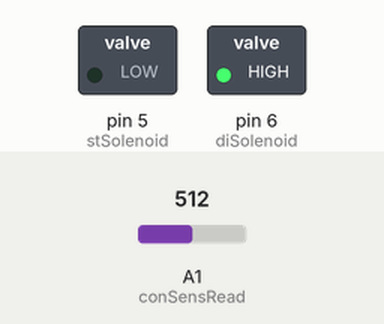
Recording of a sketch running on a simulated Arduino Uno, built with avr-gcc and run on an emulated ATmega328P. On the bench: switched loads named in the sketch (green lamp = pin HIGH). The test bench sets the inputs (shaded band); at power-on: A1 (conSensRead) = 512. Pins used as bus, display or sensor lines are not drawn.

Above: at 1.7 s.
1.8 s: A1 (conSensRead) set to 306
At 2.7 s:
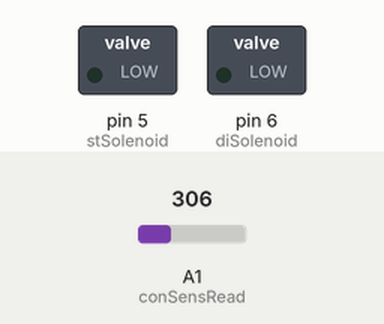
At 13.7 s:
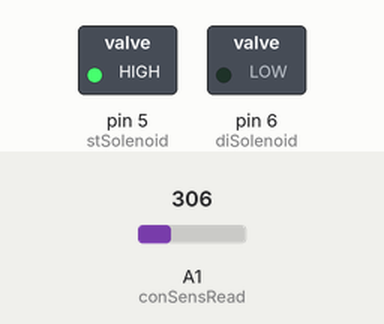
15.3 s: A1 (conSensRead) set to 471
26.4 s: A1 (conSensRead) set to 497
At 27.5 s:
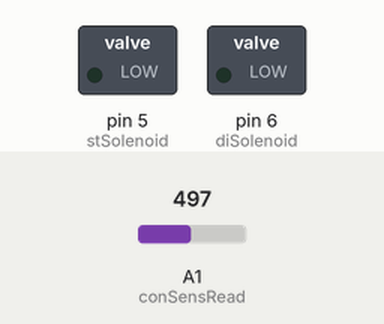
Timing chart, 0 to 29.4 s (numbered marks = the images above; inputs shaded):
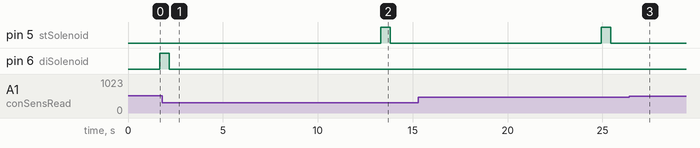

Measured:
- the behaviour switches between 488 and 489 on A1 (conSensRead) (found by bisection; images 2 and 3)
- after the input at 1.8 s, pin 5 (stSolenoid): LOW → HIGH after 11.5 s, → LOW 0.50 s later; pin 6 (diSolenoid): goes on until 2.2 s, then stays LOW
- after the input at 26.4 s, pin 5 (stSolenoid): stays LOW (without the input it goes to HIGH after 10.2 s)

The sketch:

simple_salt_check.ino
```cpp
/*
 Name:		simple_salt_check.ino
 Created:	7/17/2018 12:28:34 PM
 Author:	James, Brandon, and Bryce
*/

/*libraries/ lcd setup*/
#include <SoftwareSerial.h>
SoftwareSerial LCD(3, 2);


			/*Pin Vars*/
const byte conSensPower = 8;	//power on control for the conductivity sensor
const byte conSensRead = 1;		//reads the conductivity sensor
const byte diSolenoid = 6;		//valve for di water
const byte stSolenoid = 5;		//valve for salty water

			/*User Defined Settings*/

const byte	threeStDev = 5;	//holds 3 times the standard deviation, this is calculated and set by the user
const float saltySetpoint = 0.09;	//holds the salinity (in fractional form) that the user wants to mantain

								/*Vars that change*/

int sLCL;			//holds the lower control limit
int sUCL;			//holds the upper control limit
int setSaltAnalog;	//holds the salt setpoint in analog
int conCheck;		//var to hold conductivity reading

				// the setup function runs once when you press reset or power the board
void setup() {

			/*Pinmodes*/
	pinMode(stSolenoid, OUTPUT);
	pinMode(diSolenoid, OUTPUT);

	/*Get setpoint and control limits*/

	setSaltAnalog = (fracSlatToAn(saltySetpoint));	//converts the user setpoint to analog for the computer to read
	sUCL = (setSaltAnalog + threeStDev);	//set ulc to setpoint plus 3 std
	sLCL = (setSaltAnalog - threeStDev);	//set lcl to setpoint minus 3 std

											/*LCD Setup*/
	LCD.begin(9600); delay(500);		// set data rate to 9600 baud; wait for bootup
	LCD.write(254);  LCD.write(1);		// clear screen & move to top left position
	LCD.write(254);  LCD.write(132);	// move cursor to row 1, position 4
	LCD.write("LCL");					// write a text string starting at (1,4)
	LCD.write(254);  LCD.write(139);	// move cursor to row 1, position 11
	LCD.write("SP");					// write a text string starting at (1,11)
	LCD.write(254);  LCD.write(144);	// move cursor to row 1, position 16
	LCD.write("UCL");					// write a text string starting at (1,16)

	LCD.write(254);  LCD.write(192);	// move cursor to row 2, position 0
	LCD.write("S:");					// write a text string starting at (2,0)
	LCD.write(254);  LCD.write(195);	// move cursor to row 2, position 3
	LCD.print(anSaltToFrac(sLCL), 2);	// write a text string starting at (2,3)
	LCD.write(254);  LCD.write(201);	// move cursor to row 2, position 9
	LCD.print(saltySetpoint, 2);		// write a text string starting at (2,9)
	LCD.write(254);  LCD.write(207);	// move cursor to row 2, position 15
	LCD.print(anSaltToFrac(sUCL), 2);	// write a text string starting at (2,15)

	LCD.write(254);  LCD.write(148);	// move cursor to row 3, position 0
	LCD.write("T:");					// write a text string starting at (3,0)
	LCD.write(254);  LCD.write(152);	// move cursor to row 3, position 4
	//LCD.print(tempinC(LCL), 1);		// write a text string starting at (3,4)
	LCD.write(254);  LCD.write(158);	// move cursor to row 3, position 10
	//LCD.print(tempinC(setpoint), 1);	// write a text string starting at (3,10)
	LCD.write(254);  LCD.write(164);	// move cursor to row 3, position 16
	//LCD.print(tempinC(UCL), 1);		// write a text string starting at (3,16)


	Serial.print(9600);

	Serial.print("Frac setpoint	= ");	Serial.print(saltySetpoint);	Serial.print("	An setpoint = ");	Serial.println(setSaltAnalog);
	Serial.print("An sUCL = ");	Serial.print(sUCL);		Serial.print("	Frac sUCL = ");	Serial.println((anSaltToFrac(sUCL)),6);
	Serial.print("An sLCL = ");	Serial.print(sLCL);		Serial.print("	Frac sLCL = ");	Serial.println((anSaltToFrac(sLCL)),6);

	/*pinmodes*/
	pinMode(conSensPower, OUTPUT);
	pinMode(conSensRead, INPUT);

}

// the loop function runs over and over again until power down or reset
void loop() {

	conCheck = conSensGet(1);	//test on point and return the value

	Serial.println(anSaltToFrac(conCheck),6);

	LCD.write(254); LCD.write(212);			// move cursor to row 3, position 0
	LCD.write("S=");						// write text to row 3, position 0
	LCD.write(254); LCD.write(214);			// move cursor to row 3, position 5
	LCD.print(anSaltToFrac(conCheck), 2);   // write text to row 3, position 5
	LCD.write(254); LCD.write(220);			// move cursor to row 3, position 10
	LCD.write("T=");						// write text to row 3, position 10
	LCD.write(254); LCD.write(222);			// move cursor to row 3, position 10
	//LCD.write(tempinC, 1);				// write text to row 3, position 10
	LCD.write(254); LCD.write(227);			// move cursor to row 3, position 10
	LCD.write("H=");						// write text to row 3, position 10
	LCD.write(254); LCD.write(229);			// move cursor to row 3, position 10
	LCD.write("ON");						// write text to row 3, position 10

	if (conCheck > sUCL)
	{
		openSolenoid(diSolenoid);
		delay(500);
		closeSolenoid(diSolenoid);
	}
	else if (conCheck < sLCL)
	{
		openSolenoid(stSolenoid);
		delay(500);
		closeSolenoid(stSolenoid);
	}
	delay(10000);
	Serial.println("10 seconds has passed!");
}

//auto pulses the sensor and gets the avd of a set amount of readings
int conSensGet(int checkCount)
{

	long int conAvd;	//var to hold the total of the checks

	for (int i = 0; i < checkCount; i++)
	{
		digitalWrite(conSensPower, HIGH);		//turns on the sensor power on
		delay(100);								//wait 0.1 sec
		conCheck = analogRead(conSensRead);		//read the conductivity and assign it it the var
		digitalWrite(conSensPower, LOW);		//turn off sensor power

		conAvd += conCheck;	//adds the totals of the check together to average them later

							/*Serial Prints*/
		//Serial.print("Check # = ");
		//Serial.print(i);

		//Serial.print("	conductivity reading = ");
		//Serial.print(conCheck);

		//Serial.print("	conAvd total = ");
		//Serial.print(conAvd);

		/*delay at end*/
		delay(1000);	//wait a sec
	}

	conAvd = (conAvd / checkCount);	//divide by the number of tests

	Serial.print("salinity = ");
	Serial.println(conAvd);

	return(conAvd);	//returns an average

}

//converts fractional salt to analog salt
int fracSlatToAn(float saltFrac)
{

	saltFrac = 78.445*log(saltFrac) + 683.48;

	return(saltFrac);	//returns the fractional salt in analog form
}

//converts analog salt to a fractional salt
float anSaltToFrac(float saltAn)
{

	saltAn = pow(EULER, (8*(25*saltAn-17087))/15689);	//computes frac value from the input AnVal

	return(saltAn);		//returns analog salt as a fraction
}

byte openSolenoid(byte whichSol)
{
	Serial.println("Enter Open Solenoid Function");
	digitalWrite(whichSol, HIGH);
	Serial.println("Exit Open Solenoid Function");
}

byte closeSolenoid(byte whichSol)
{
	Serial.println("Enter Close Solenoid Function");
	digitalWrite(whichSol, LOW);
	Serial.println("Exit Close Solenoid Function");
}
```
